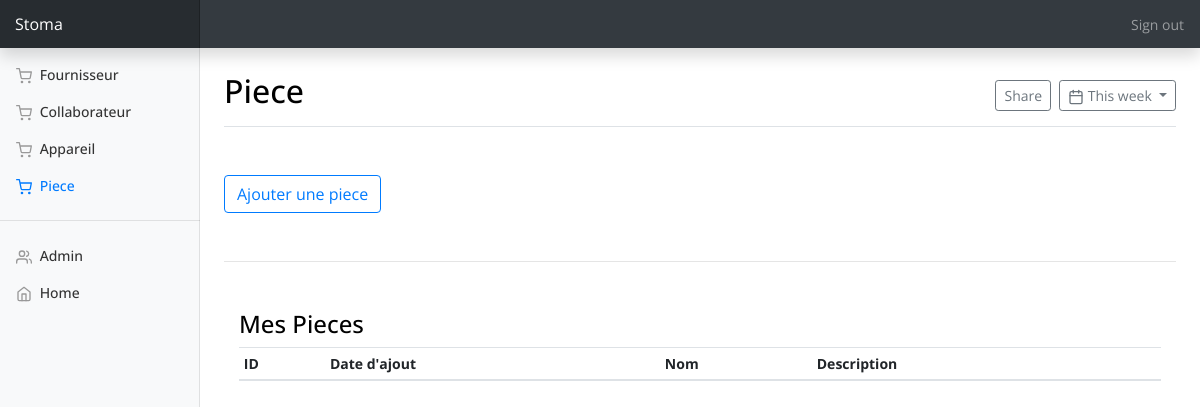
Page /piece/ (signed in) on the earlier database version.
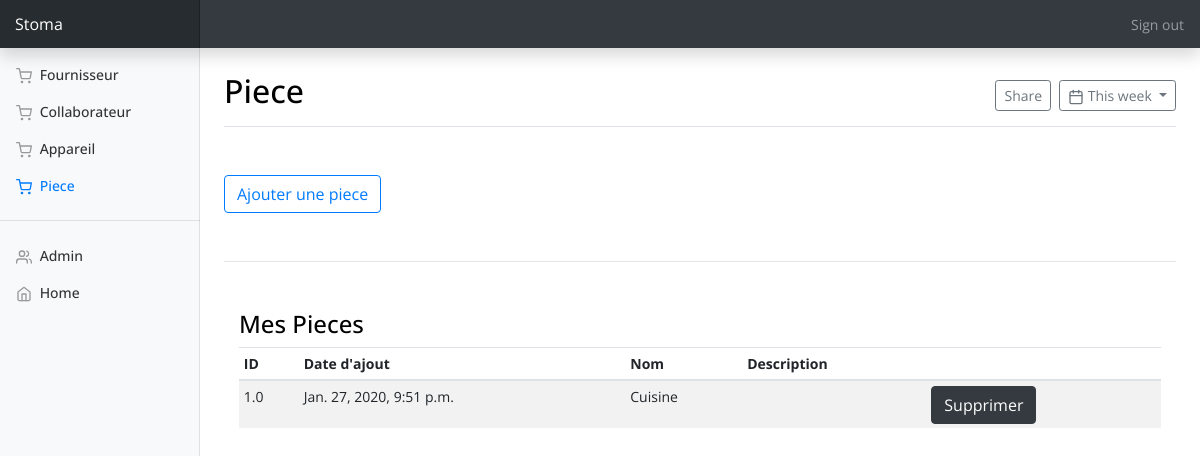
Same page on the later database version.
### apps/piece/models.py (models this page shows, shortened)
class Piece(models.Model):
    date = models.DateTimeField(null=True, blank=True)
    id_piece = models.FloatField(null=True, blank=True)
    name_piece = models.CharField(max_length=70, null=True, blank=True)
    description = models.CharField(max_length=200, null=True, blank=True)
    user_username = models.CharField(max_length=150, null=True, blank=True)

### apps/piece/views.py (the view)
# urls.py: path('piece/', views.view_display_piece, name='display_piece'),
@login_required
def view_display_piece(request):
    piece = Piece.objects.filter(user_username=request.user.get_username())
    id_piece = request.GET.get('get_id')
    if id_piece:
	    piece_to_delete = piece.filter(id_appareil=id_piece)
	    for p in piece_to_delete:
	    	p.delete()
    context = {'piece': piece}
    return render(request, 'piece/display_piece.html', context)

### apps/piece/templates/piece/display_piece.html (shortened to what this page needs)
{% extends "home/base.html" %}
{% load static %}
{% block content %}
{% load crispy_forms_tags %}
<body>
<div class="upper-navbar">
    <nav class="navbar navbar-dark fixed-top bg-dark flex-md-nowrap p-0 shadow">
        <a class="navbar-brand col-sm-3 col-md-2 mr-0" href="{% url 'home' %}">Stoma</a>
        <ul class="navbar-nav px-3">
            <li class="nav-item text-nowrap">
                <a class="nav-link" href="{% url 'logout' %}">Sign out</a>
            </li>
        </ul>
    </nav>
</div>
<div class="container-fluid">
<div class="row">
<nav class="col-md-2 d-none d-md-block bg-light sidebar">
<div class="sidebar-sticky">
<ul class="nav flex-column">
<li class="nav-item">
<a class="nav-link" href="{% url 'display_fournisseur' %}">
<span data-feather="shopping-cart"></span>
              Fournisseur
            </a>
</li>
<li class="nav-item">
<a class="nav-link" href="{% url 'display_collaborateur' %}">
<span data-feather="shopping-cart"></span>
              Collaborateur
            </a>
</li>
<li class="nav-item">
<a class="nav-link" href="{% url 'display_appareil' %}">
<span data-feather="shopping-cart"></span>
              Appareil
            </a>
</li>
<li class="nav-item">
<a class="nav-link active" href="{% url 'display_piece' %}">
<span data-feather="shopping-cart"></span>
              Piece
            </a>
</li>
<hr/>
<li class="nav-item">
<a class="nav-link" href="{% url 'admin' %}">
<span data-feather="users"></span>
              Admin
</a>
</li>
<li class="nav-item">
<a class="nav-link" href="{% url 'home' %}">
<span data-feather="home"></span>
              Home <span class="sr-only">(current)</span>
</a>
</li>
</ul>
</div>
</nav>
</div>
</div>
<main class="col-md-9 ml-sm-auto col-lg-10 px-4" role="main">
<div class="d-flex justify-content-between flex-wrap flex-md-nowrap align-items-center pt-3 pb-2 mb-3 border-bottom">
<h1 class="h2">Piece</h1>
<div class="btn-toolbar mb-2 mb-md-0">
<div class="btn-group mr-2">
<button class="btn btn-sm btn-outline-secondary" type="button">Share</button>
</div>
<button class="btn btn-sm btn-outline-secondary dropdown-toggle" type="button">
<span data-feather="calendar"></span>
            This week
          </button>
</div>
</div>
    <div class="container my-5">
        <div class="row">
            <a href="{% url 'register_piece' %}">
                <button type="button" class="btn btn-outline-primary">
                    Ajouter une piece
                </button>
            </a>
        </div>
    </div>
    <hr/>
    <div class="container my-5">
        <div class="row">
          <div class="col-md-12 order-md-1">
            <h4>Mes Pieces</h4>
              <div class="table-responsive">
                <table class="table table-striped table-sm">
                  <thead>
                    <tr>
                      <th>ID</th>
                      <th>Date d'ajout</th>
                      <th>Nom</th>
                      <th>Description</th>
                      <th></th>
                    </tr>
                  </thead>
                  <tbody>
                    {% for p in piece %}
                    <tr>
                      <td>{{p.id_piece}}</td>
                      <td>{{p.date}}</td>
                      <td>{{p.name_piece}}</td>
                      <td>{{a.description}}</td>
                      <td>
                        <form method='GET'>
                          <button class="btn btn-dark" type="submit" value="{{p.id_piece}}" name="get_id">
                            Supprimer
                          </button>
                        </form>
                      </td>
                    </tr>
                    {% endfor %}
                  </tbody>
                </table>
              </div>
          </div>
        </div>
    </div>
</main>
</body>
{% endblock content %}

Differences in the rows shown:
added Piece: id_piece "1.0", date "Jan. 27, 2020, 9:51 p.m.", name_piece "Cuisine"
